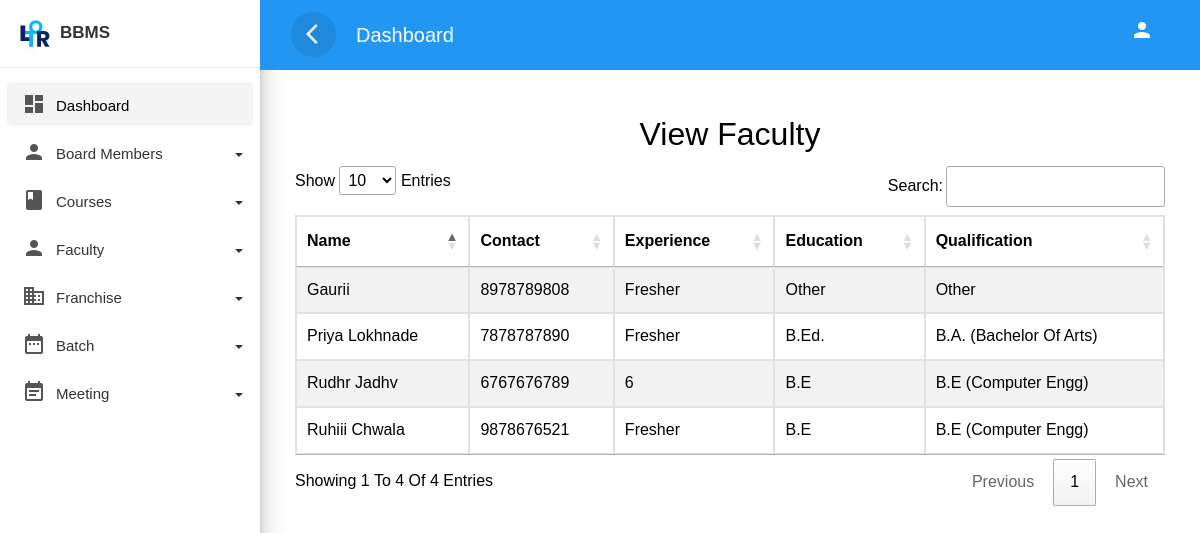
/ppsltor/Student/viewfaculty.php, run on the app's committed database.
### tables this page shows
CREATE TABLE `facultyinfo` (
  `t_id` int(11) NOT NULL,
  `t_name` varchar(255) NOT NULL,
  `t_gender` varchar(10) NOT NULL,
  `t_contact` varchar(20) NOT NULL,
  `t_dob` date NOT NULL,
  `t_experienceyear` varchar(20) NOT NULL,
  `t_skills1` varchar(255) NOT NULL,
  `t_skills2` varchar(255) NOT NULL,
  `t_skills3` varchar(255) NOT NULL,
  `t_achievement1` varchar(255) NOT NULL,
  `t_achievement2` varchar(255) NOT NULL,
  `t_achievement3` varchar(255) NOT NULL,
  `t_maximumstudent` int(11) NOT NULL,
  `t_education` varchar(255) NOT NULL,
  `t_qualification` varchar(255) NOT NULL,
  `t_franchiseid` int(11) DEFAULT NULL,
  `status` int(11) DEFAULT 1
);

### ppsltor/Student/viewfaculty.php (the view, shortened to what this page needs)
<!doctype html>
<html lang="en">
<head>
    <link rel="stylesheet" href="css/bootstrap.min.css">
    <link rel="stylesheet" href="css/style.css">
    <link rel="stylesheet" href="//cdn.datatables.net/1.13.6/css/jquery.dataTables.min.css">
</head>
<body>
    <div class="wrapper">
        <?php require 'sidebar.php'?>
        <div id="content" style="background-color:white;">
            <div class="top-navbar">
                <nav class="navbar navbar-expand-lg">
                    <div class="container-fluid">
                        <button type="button" id="sidebarCollapse" class="d-xl-block d-lg-block d-md-mone d-none">
                            <span class="material-icons">arrow_back_ios</span>
                        </button>
                        <a class="navbar-brand" href="#"> Dashboard </a>
                        <div class="collapse navbar-collapse d-lg-block d-xl-block d-sm-none d-md-none d-none"
                            id="navbarSupportedContent">
                            <ul class="nav navbar-nav ml-auto">
                                <li class="nav-item">
                                    <a class="nav-link" href="#">
                                        <span class="material-icons">person</span>
                                    </a>
                                </li>
                            </ul>
                        </div>
                    </div>
                </nav>
            </div>
            <div class="main-content">
                <div class="container-fluid">
                <h2 class="text-center" >View Faculty</h2>
        <table class="table table-striped table-bordered mt-10" id="myTable">
          <thead>
            <tr>
              <th scope="col">Name</th>
              <th scope="col">Contact</th>
              <th scope="col">Experience</th>
              <th scope="col">Education</th>
              <th scope="col">Qualification</th>
            </tr>
          </thead>
          <tbody>
            <?php
            require 'connection.php';
            $sql = "select * from facultyinfo";
            $result = mysqli_query($con, $sql);
            if ($result) {
              while ($row = mysqli_fetch_assoc($result)) {
                $name = $row['t_name'];
                $contact = $row['t_contact'];
                $experience = $row['t_experienceyear'];
                $education = $row['t_education'];
                $qualification = $row['t_qualification'];
                echo '<tr>
                <td>' . $name . '</td>
                <td>' . $contact . '</td>
                <td>' . $experience . '</td>
                <td>' . $education . '</td>
                <td>' . $qualification . '</td>
                </tr>';
              }
            }
            ?>
          </tbody>
        </table>
      </div>
    </div>
            </div>
        </div>
  </body>
</html>

### ppsltor/Student/css/style.css (style rules this page uses)
body, html { line-height: 1.8; font-family: 'Cambria', sans-serif; color: black; text-transform:capitalize; text-rendering: optimizeLegibility !important; -webkit-font-smoothing: antialiased !important; font-weight: 400; margin:0px; padding:0px; }
h1, h2, h3, h4, h5, h6, .h1, .h2, .h3, .h4 { font-weight: 400; line-height: 1.5em; }
a { color: #333; font-weight: 400; }
button { cursor:pointer; }
ul, ol { padding: 0; margin:0px; list-style: none; }
a, a:hover, a:focus { color: #333; text-decoration: none; transition: all 0.3s; }
.material-icons { font-family: 'Material Icons'; font-weight: normal; font-style: normal; font-size: 24px; display: inline-block; line-height: 1; text-transform: none; letter-spacing: normal; word-wrap: normal; white-space: nowrap; direction: ltr; -webkit-font-smoothing: antialiased; text-rendering: optimizeLegibility; -moz-osx-font-smoothing: grayscale; font-feature-settings: 'liga'; }
.wrapper { position: relative; width:100%; overflow:auto; }
#content { position: relative; transition: all 0.3s; background-color: #EEEEEE; }
.top-navbar { position: fixed; width: calc(100% - 260px); margin-left: 0px; z-index: 1000; }
.main-content { padding:10px 20px 0px 20px; position: relative; width: 100%; margin-top: 100px; }
.navbar { background-color: #2196F3; color: #FFFFFF; }
.navbar-brand { color: #FFFFFF; }
.navbar button { background-color:transparent; border:none; }
.navbar button span { color:#fff; }
#sidebarCollapse { border-radius:50%; width:45px; height:45px; text-align:center; line-height:45px; margin-right:20px; border:none; color: #FFFFFF; background-color: rgba(0, 0, 0, 0.09); }
#sidebarCollapse span { margin: 9px; padding: 0px; }
.navbar-nav > li > a { color: #FFFFFF; }
.navbar-nav li a { position: relative; display: block; padding: 10px 15px!important; }
@media only screen and (min-width:992px) { #content { width: calc(100% - 260px); position: relative; float: right; transition: all 0.3s; background-color: #EEEEEE; } }

### data on the page
facultyinfo: t_name "Rudhr Jadhv", t_contact "6767676789", t_experienceyear "6", t_education "B.E", t_qualification "B.E (Computer Engg)"
facultyinfo: t_name "Priya Lokhnade", t_contact "7878787890", t_experienceyear "Fresher", t_education "B.Ed.", t_qualification "B.A. (Bachelor Of Arts)"
facultyinfo: t_name "Gaurii", t_contact "8978789808", t_experienceyear "Fresher", t_education "Other", t_qualification "Other"
facultyinfo: t_name "Ruhiii Chwala", t_contact "9878676521", t_experienceyear "Fresher", t_education "B.E", t_qualification "B.E (Computer Engg)"
